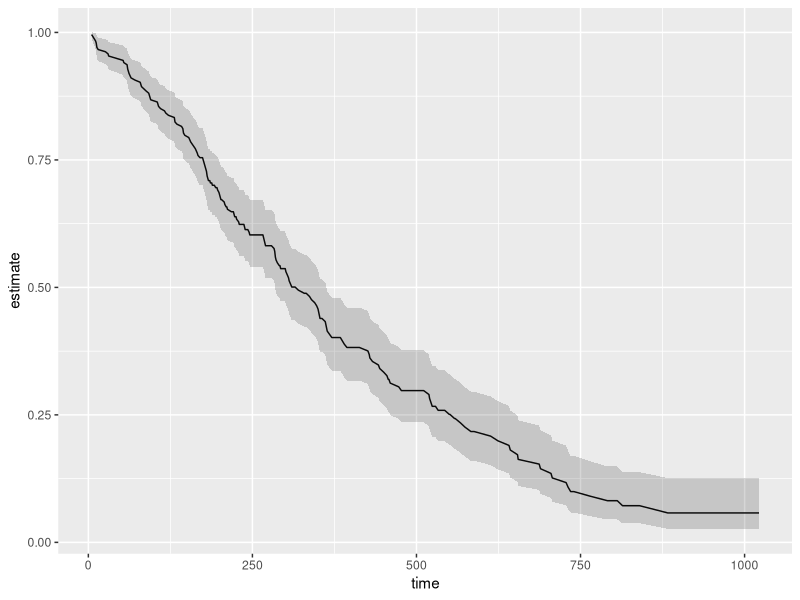

R code for this plot:
## ---- chunk 1
library(survival)
surv_fit <- survfit(coxph(Surv(time, status) ~ age + sex, lung))
surv_fit
## ---- chunk 2
library(broom)
td <- tidy(surv_fit)
head(td)

library(ggplot2)
ggplot(td, aes(time, estimate)) + geom_line() +
    geom_ribbon(aes(ymin = conf.low, ymax = conf.high), alpha = .2)
